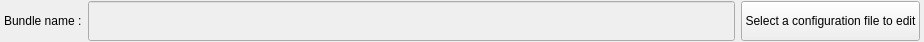
<?xml version="1.0" encoding="UTF-8"?>
<ui version="4.0">
 <class>guiBundleConfFilesSelector</class>
 <widget class="QFrame" name="guiBundleConfFilesSelector">
  <property name="geometry">
   <rect>
    <x>0</x>
    <y>0</y>
    <width>924</width>
    <height>42</height>
   </rect>
  </property>
  <property name="minimumSize">
   <size>
    <width>0</width>
    <height>42</height>
   </size>
  </property>
  <property name="maximumSize">
   <size>
    <width>16777215</width>
    <height>42</height>
   </size>
  </property>
  <property name="windowTitle">
   <string>Frame</string>
  </property>
  <layout class="QVBoxLayout" name="verticalLayout">
   <property name="leftMargin">
    <number>4</number>
   </property>
   <property name="topMargin">
    <number>0</number>
   </property>
   <property name="rightMargin">
    <number>4</number>
   </property>
   <property name="bottomMargin">
    <number>0</number>
   </property>
   <item>
    <layout class="QHBoxLayout" name="bundleNameHorizontalLayout">
     <item>
      <widget class="QLabel" name="bundleNameLabel">
       <property name="text">
        <string>Bundle name :</string>
       </property>
      </widget>
     </item>
     <item>
      <widget class="QLineEdit" name="bundleNameLineEdit">
       <property name="enabled">
        <bool>false</bool>
       </property>
       <property name="minimumSize">
        <size>
         <width>0</width>
         <height>40</height>
        </size>
       </property>
       <property name="maximumSize">
        <size>
         <width>16777215</width>
         <height>40</height>
        </size>
       </property>
       <property name="readOnly">
        <bool>true</bool>
       </property>
      </widget>
     </item>
     <item>
      <widget class="QPushButton" name="confFileEditButton">
       <property name="enabled">
        <bool>true</bool>
       </property>
       <property name="minimumSize">
        <size>
         <width>0</width>
         <height>40</height>
        </size>
       </property>
       <property name="maximumSize">
        <size>
         <width>16777215</width>
         <height>40</height>
        </size>
       </property>
       <property name="text">
        <string>Select a configuration file to edit</string>
       </property>
      </widget>
     </item>
    </layout>
   </item>
  </layout>
 </widget>
 <resources/>
 <connections/>
</ui>
